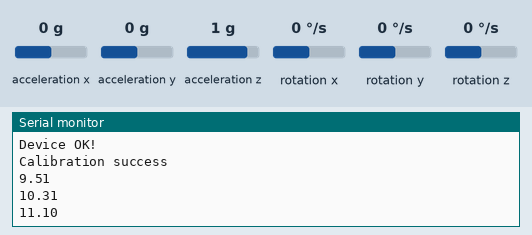
Recording of a sketch running on a simulated Arduino Uno, built with avr-gcc and run on an emulated ATmega328P. Shown: the last lines printed to the serial monitor. The inputs (shaded band) are chosen by the test bench; at power-on: rotation z 0 °/s, acceleration x 0 g, acceleration y 0 g, acceleration z 1 g, rotation x 0 °/s, rotation y 0 °/s.

Above: at 7.2 s.
7.3 s: rotation z set to -192 °/s
At 7.9 s:
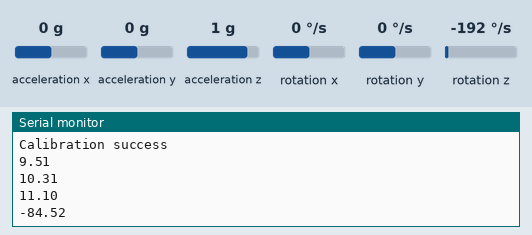
8.8 s: rotation z set to -100 °/s
At 9.4 s:
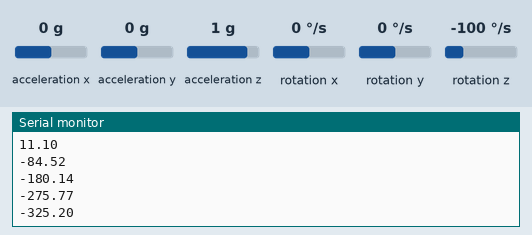
Timing chart, 0 to 11.8 s (numbered marks = the images above; inputs shaded):
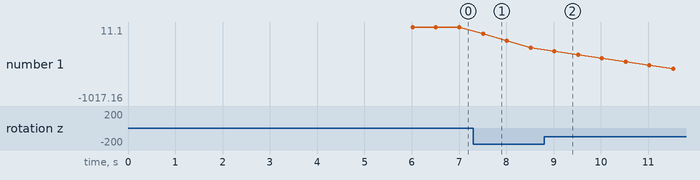

The sketch:

sketch_jan1a.ino
```cpp
#include <LSM6DS3.h>
#include <Wire.h>

#define PIN 10
#define NUMPIXELS 64

LSM6DS3 lsm6ds33(I2C_MODE, 0x6A); //I2C device address 0x6A

float temperature, pressure, altitude;
float magnetic_x, magnetic_y, magnetic_z;
float humidity;
float accelX, accelY, accelZ, // units m/s/s i.e. accelZ if often 9.8 (gravity)
gyroX, gyroY, gyroZ, // units dps (degrees per second)
gyroDriftX, gyroDriftY, gyroDriftZ, // units dps
gyroRoll, gyroPitch, gyroYaw, // units degrees (expect major drift)
gyroCorrectedRoll, gyroCorrectedPitch, gyroCorrectedYaw, // units degrees (expect minor drift)
accRoll, accPitch, accYaw, // units degrees (roll and pitch noisy, yaw not possible)
complementaryRoll, complementaryPitch, complementaryYaw; // units degrees (excellent roll, pitch, yaw minor drift)
uint8_t roll, pitch, yaw;
long lastTime;
long lastInterval;

bool readIMU() {
  accelX = lsm6ds33.readFloatAccelX();
  accelY = lsm6ds33.readFloatAccelY();
  accelZ = lsm6ds33.readFloatAccelZ();
  gyroX = lsm6ds33.readFloatGyroX();
  gyroY = lsm6ds33.readFloatGyroY();
  gyroZ = lsm6ds33.readFloatGyroZ();
  return true;
}

/*
the gyro's x,y,z values drift by a steady amount. if we measure this when arduino is still
we can correct the drift when doing real measurements later
*/
void calibrateIMU(int delayMillis, int calibrationMillis) {
  int calibrationCount = 0;
  delay(delayMillis); // to avoid shakes after pressing reset button
  float sumX, sumY, sumZ;
  int startTime = millis();
  while (millis() < startTime + calibrationMillis) {
    if (readIMU()) {
      // in an ideal world gyroX/Y/Z == 0, anything higher or lower represents drift
      sumX += gyroX;
      sumY += gyroY;
      sumZ += gyroZ;
      calibrationCount++;
    }
  }
  if (calibrationCount == 0) {
    Serial.println("Failed to calibrate");
  }
  gyroDriftX = sumX / calibrationCount;
  gyroDriftY = sumY / calibrationCount;
  gyroDriftZ = sumZ / calibrationCount;

  Serial.println("Calibration success");
}

void doImuCalculations() {
  accRoll = atan2(accelY, accelZ) * 180 / M_PI;
  accPitch = atan2(-accelX, sqrt(accelY * accelY + accelZ * accelZ)) * 180 / M_PI;
  float lastFrequency = (float) 1000000.0 / lastInterval;
  gyroRoll = gyroRoll + (gyroX / lastFrequency);
  gyroPitch = gyroPitch + (gyroY / lastFrequency);
  gyroYaw = gyroYaw + (gyroZ / lastFrequency);
  gyroCorrectedRoll = gyroCorrectedRoll + ((gyroX - gyroDriftX) / lastFrequency);
  gyroCorrectedPitch = gyroCorrectedPitch + ((gyroY - gyroDriftY) / lastFrequency);
  gyroCorrectedYaw = gyroCorrectedYaw + ((gyroZ - gyroDriftZ) / lastFrequency);
  complementaryRoll = complementaryRoll + ((gyroX - gyroDriftX) / lastFrequency);
  complementaryPitch = complementaryPitch + ((gyroY - gyroDriftY) / lastFrequency);
  complementaryYaw = complementaryYaw + ((gyroZ - gyroDriftZ) / lastFrequency);
  complementaryRoll = 0.98 * complementaryRoll + 0.02 * accRoll;
  complementaryPitch = 0.98 * complementaryPitch + 0.02 * accPitch;
  roll = map(complementaryRoll, -180, 180, 0, 255);
  pitch = map(complementaryPitch, -180, 180, 0, 255);
  yaw = map(complementaryYaw, -180, 180, 0, 255);
}
/**
This comma separated format is best 'viewed' using 'serial plotter' or processing.org client (see https://github.com/arduino-libraries/Arduino_LSM6DS3/blob/5eac7f5e6145c4747da27698faf3a548d2893a2b/examples/RollPitchYaw/data/processing/RollPitchYaw3d.pde)
*/
void printCalculations() {
// Serial.print(gyroRoll);
// Serial.print(',');
// Serial.print(gyroPitch);
// Serial.print(',');
// Serial.print(gyroYaw);
// Serial.print(',');
// Serial.print(gyroCorrectedRoll);
// Serial.print(',');
// Serial.print(gyroCorrectedPitch);
// Serial.print(',');
// Serial.print(gyroCorrectedYaw);
// Serial.print(',');
// Serial.print(accRoll);
// Serial.print(',');
// Serial.print(accPitch);
// Serial.print(',');
// Serial.print(accYaw);
// Serial.print(',');
// Serial.print(complementaryRoll);
// Serial.print(',');
// Serial.print(complementaryPitch);
// Serial.print(',');
 Serial.print(complementaryYaw);

//Serial.print(gyroX);
//Serial.print(',');
//Serial.print(gyroY);
//Serial.print(',');
//Serial.print(gyroZ);

//Serial.println("");
// Serial.print(roll/255.0);
// Serial.print(',');
// Serial.print(pitch/255.0);
// Serial.print(',');
// Serial.print(yaw);
 Serial.println("");
delay(500);
}

void setup() {
  Serial.begin(9600);

  if (lsm6ds33.begin() != 0) {
    Serial.println("Device error");
  } else {
    Serial.println("Device OK!");
  }

  calibrateIMU(1000, 5000);
}

void loop() {
  if (readIMU()) {
    long currentTime = micros();
    lastInterval = currentTime - lastTime;
    lastTime = currentTime;
    doImuCalculations();
    printCalculations();
  }
}
```

Measured:
- after the input at 7.3 s, the serial monitor: prints a new line after 0.21 s (image 1)
- after the input at 8.8 s, the serial monitor: prints a new line after 0.22 s (image 2)
- plotted number 1: 11.1 → -275.77 after the input at 7.3 s, -275.77 → -1017.16 after the input at 8.8 s
